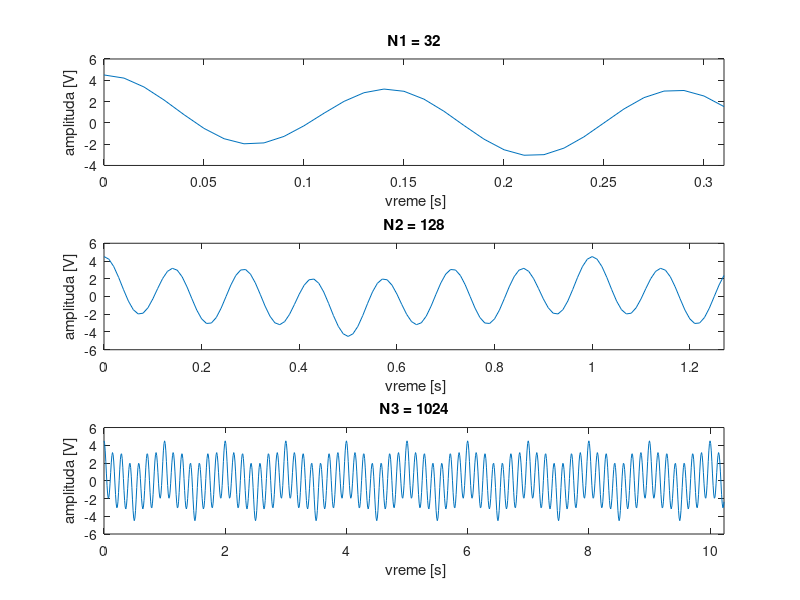
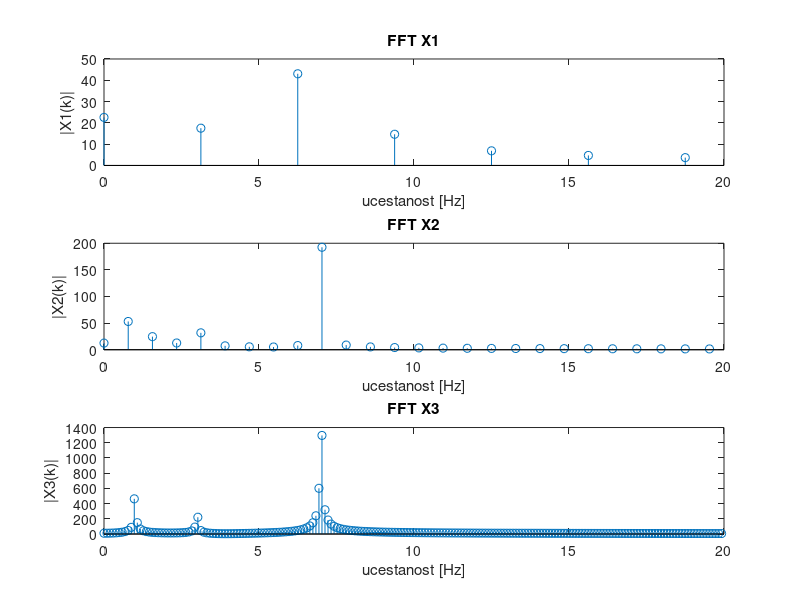

Write the MATLAB code that produced these figures, in order. (Note: this script raises an error after producing the figures.)
clear all
close all
clc

%intro

%%
%tacka 1

%ucestanosti kosinusoida
f1 = 1;
f2 = 3;
f3 = 7;
fs = 100;       %ucestanost odabiranja
Ts = 1 / fs;    %perioda odabiranja

%broj tacaka u kojima odabiramo signal
N1 = 32;
N2 = 128;
N3 = 1024;
%odgovarajuce vremenske ose
t1 = 0 : Ts : (N1-1)*Ts;
t2 = 0 : Ts : (N2-1)*Ts;
t3 = 0 : Ts : (N3-1)*Ts;
%osa odbiraka
n1 = 0:N1-1;
n2 = 0:N2-1;
n3 = 0:N3-1;

%semplovani signali
figure('NumberTitle', 'off', 'Name', 'semplovani signal x[n]');

x1 = cos(2*pi*f1*t1) + 0.5*cos(2*pi*f2*t1)+3*cos(2*pi*f3*t1);
subplot(3,1,1);
plot(t1,x1), axis('xy'), ylabel('amplituda [V]'), xlabel (' vreme [s]' ), title('N1 = 32'), xlim([0 t1(end)]);

x2 = cos(2*pi*f1*t2) + 0.5*cos(2*pi*f2*t2)+3*cos(2*pi*f3*t2);
subplot(3,1,2);
plot(t2,x2), axis('xy'), ylabel('amplituda [V]'), xlabel (' vreme [s]' ), title('N2 = 128'), xlim([0 t2(end)]);

x3 = cos(2*pi*f1*t3) + 0.5*cos(2*pi*f2*t3)+3*cos(2*pi*f3*t3);
subplot(3,1,3);
plot(t3,x3), axis('xy'), ylabel('amplituda [V]'), xlabel (' vreme [s]' ), title('N3 = 1024'), xlim([0 t3(end)]);

%fft semplovanih signala
X1fft = fft(x1, N1);
X2fft = fft(x2, N2);
X3fft = fft(x3, N3);
%freq osa
freqs1 = fs/length(X1fft)*(0 : length(X1fft)/2 - 1);
freqs2 = fs/length(X2fft)*(0 : length(X2fft)/2 - 1);
freqs3 = fs/length(X3fft)*(0 : length(X3fft)/2 - 1);
%izdvajanje znacajnih frekvencija
freqs1 = freqs1(freqs1 < fs/5);
freqs2 = freqs2(freqs2 < fs/5);
freqs3 = freqs3(freqs3 < fs/5);
%izdvajanje bitnog dela spektra
X1fft = X1fft(1:length(freqs1));
X2fft = X2fft(1:length(freqs2));
X3fft = X3fft(1:length(freqs3));

%plotovanje
figure('NumberTitle', 'off', 'Name', 'fft semplovanih signala');

subplot(3,1,1);
stem(freqs1,abs(X1fft)),xlabel('ucestanost [Hz]'),ylabel('|X1(k)|'),title('FFT X1');

subplot(3,1,2);
stem(freqs2,abs(X2fft)),xlabel('ucestanost [Hz]'),ylabel('|X2(k)|'),title('FFT X2');

subplot(3,1,3);
stem(freqs3,abs(X3fft)),xlabel('ucestanost [Hz]'),ylabel('|X3(k)|'),title('FFT X3');

pause
%%
%tacka 2

%tri najvece frekvencijske komponente i njihove lokacije
[pks1, locs1] = findpeaks(abs(X1fft),'SortStr','descend','NPeaks',3);
[pks2, locs2] = findpeaks(abs(X2fft),'SortStr','descend','NPeaks',3);
[pks3, locs3] = findpeaks(abs(X3fft),'SortStr','descend','NPeaks',3);

dominantComp1 = freqs1(locs1);
dominantComp2 = freqs2(locs2);
dominantComp3 = freqs3(locs3);

%greske
%prvi spektar prepoznaje samo jednu dominantnu komponentu
error2 = dominantComp2 - [7,1,3];       %pikove nalazi u fiksnom rasporedu
error3 = dominantComp3 - [7,1,3];       %i ja to koristim bestidno

%plotovanje gresaka(ESTETIKA APSOLUTNI PRIORITET)
figure('NumberTitle', 'off', 'Name', 'dominantne komponente i greske');
subplot(3,2,1), title('X1 komponente');
text(0.1,0.5, num2str(dominantComp1)), axis off;
subplot(3,2,3), title('X2 komponente');
text(0.1,0.5, num2str(dominantComp2)), axis off;
subplot(3,2,5), title('X3 komponente');
text(0.1,0.5, num2str(dominantComp3)), axis off;
subplot(3,2,2), title('X1 greska');
text(0.1,0.5, num2str('NaN')), axis off;
subplot(3,2,4), title('X2 greska');
text(0.1,0.5, num2str(error2)), axis off;
subplot(3,2,6), title('X3 greska');
text(0.1,0.5, num2str(error3)), axis off;

pause
%%
%tacka 3
%@brief: zahtev da prozorska funkcija ima odbirke koji na krajevima 
%        opadaju do nule pruza veliki izbor funkcija, odlucio sam se za
%        Blackman-ovu prozorsku funkciju

%generisanje prozorskih f-ja
blackWindow1 = blackman(N1);
blackWindow2 = blackman(N2);
blackWindow3 = blackman(N3);

%primena prozorskih fja, ista imena promenljivih radi code reusablity
x1 = x1 .* blackWindow1';
x2 = x2 .* blackWindow2';
x3 = x3 .* blackWindow3';

%signali
figure('NumberTitle', 'off', 'Name', 'novi signal x[n]');
subplot(3,1,1);
plot(t1,x1), axis('xy'), ylabel('amplituda [V]'), xlabel (' vreme [s]' ), title('N1 = 32'), xlim([0 t1(end)]);
subplot(3,1,2);
plot(t2,x2), axis('xy'), ylabel('amplituda [V]'), xlabel (' vreme [s]' ), title('N2 = 128'), xlim([0 t2(end)]);
subplot(3,1,3);
plot(t3,x3), axis('xy'), ylabel('amplituda [V]'), xlabel (' vreme [s]' ), title('N3 = 1024'), xlim([0 t3(end)]);

%fft signala
X1fft = fft(x1, N1);
X2fft = fft(x2, N2);
X3fft = fft(x3, N3);
%freq osa
freqs1 = fs/length(X1fft)*(0 : length(X1fft)/2 - 1);
freqs2 = fs/length(X2fft)*(0 : length(X2fft)/2 - 1);
freqs3 = fs/length(X3fft)*(0 : length(X3fft)/2 - 1);
%izdvajanje znacajnih frekvencija
freqs1 = freqs1(freqs1 < fs/5);
freqs2 = freqs2(freqs2 < fs/5);
freqs3 = freqs3(freqs3 < fs/5);
%izdvajanje bitnog dela spektra
X1fft = X1fft(1:length(freqs1));
X2fft = X2fft(1:length(freqs2));
X3fft = X3fft(1:length(freqs3));

%plotovanje
figure('NumberTitle', 'off', 'Name', 'fft novih signala');

subplot(3,1,1);
stem(freqs1,abs(X1fft)),xlabel('ucestanost [Hz]'),ylabel('|X1(k)|'),title('FFT X1');

subplot(3,1,2);
stem(freqs2,abs(X2fft)),xlabel('ucestanost [Hz]'),ylabel('|X2(k)|'),title('FFT X2');

subplot(3,1,3);
stem(freqs3,abs(X3fft)),xlabel('ucestanost [Hz]'),ylabel('|X3(k)|'),title('FFT X3');

pause
%%
%tacka 4

%tri najvece frekvencijske komponente i njihove lokacije
[pks1, locs1] = findpeaks(abs(X1fft),'SortStr','descend','NPeaks',3);
[pks2, locs2] = findpeaks(abs(X2fft),'SortStr','descend','NPeaks',3);
[pks3, locs3] = findpeaks(abs(X3fft),'SortStr','descend','NPeaks',3);

dominantComp1 = freqs1(locs1);
dominantComp2 = freqs2(locs2);
dominantComp3 = freqs3(locs3);

%greska
%prvi spektar prepoznaje samo jednu dominantnu komponentu
error2 = dominantComp2 - [7,1,3];
error3 = dominantComp3 - [7,1,3];

%plotovanje
figure('NumberTitle', 'off', 'Name', 'dominantne komponente i greske');
subplot(3,2,1), title('X1 komponente');
text(0.1,0.5, num2str(dominantComp1)), axis off;
subplot(3,2,3), title('X2 komponente');
text(0.1,0.5, num2str(dominantComp2)), axis off;
subplot(3,2,5), title('X3 komponente');
text(0.1,0.5, num2str(dominantComp3)), axis off;
subplot(3,2,2), title('X1 greska');
text(0.1,0.5, num2str('NaN')), axis off;
subplot(3,2,4), title('X2 greska');
text(0.1,0.5, num2str(error2)), axis off;
subplot(3,2,6), title('X3 greska');
text(0.1,0.5, num2str(error3)), axis off;
